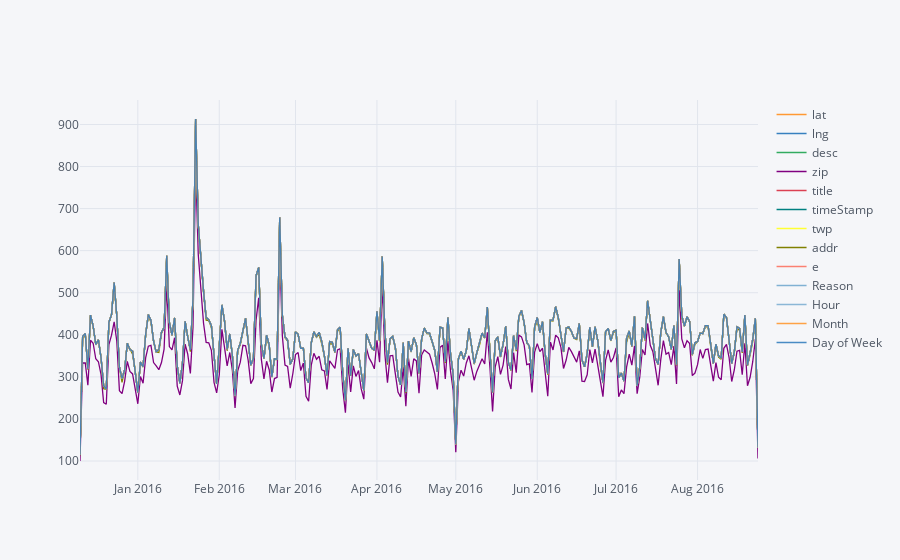

The notebook cell this image was saved under:
### Markdown cell above
** Now groupby this Date column with the count() aggregate and create a plot of counts of 911 calls.**

### Code cell
df.groupby('Date').count().iplot()

### Figure 1 — Plotly figure (JSON) as saved in the notebook; plotly's stock layout.template omitted (floating-point values rounded to 4 significant figures; data arrays with more than 128 entries replaced by an {"elided": "..."} marker saying what was removed)
{"data": [{"line": {"color": "rgba(255, 153, 51, 1.0)", "dash": "solid", "width": 1.3}, "mode": "lines", "name": "lat", "text": "", "type": "scatter", "x": {"elided": "259 str values"}, "y": {"elided": "259 int values"}}, {"line": {"color": "rgba(55, 128, 191, 1.0)", "dash": "solid", "width": 1.3}, "mode": "lines", "name": "lng", "text": "", "type": "scatter", "x": {"elided": "259 str values"}, "y": {"elided": "259 int values"}}, {"line": {"color": "rgba(50, 171, 96, 1.0)", "dash": "solid", "width": 1.3}, "mode": "lines", "name": "desc", "text": "", "type": "scatter", "x": {"elided": "259 str values"}, "y": {"elided": "259 int values"}}, {"line": {"color": "rgba(128, 0, 128, 1.0)", "dash": "solid", "width": 1.3}, "mode": "lines", "name": "zip", "text": "", "type": "scatter", "x": {"elided": "259 str values"}, "y": {"elided": "259 int values"}}, {"line": {"color": "rgba(219, 64, 82, 1.0)", "dash": "solid", "width": 1.3}, "mode": "lines", "name": "title", "text": "", "type": "scatter", "x": {"elided": "259 str values"}, "y": {"elided": "259 int values"}}, {"line": {"color": "rgba(0, 128, 128, 1.0)", "dash": "solid", "width": 1.3}, "mode": "lines", "name": "timeStamp", "text": "", "type": "scatter", "x": {"elided": "259 str values"}, "y": {"elided": "259 int values"}}, {"line": {"color": "rgba(255, 255, 51, 1.0)", "dash": "solid", "width": 1.3}, "mode": "lines", "name": "twp", "text": "", "type": "scatter", "x": {"elided": "259 str values"}, "y": {"elided": "259 int values"}}, {"line": {"color": "rgba(128, 128, 0, 1.0)", "dash": "solid", "width": 1.3}, "mode": "lines", "name": "addr", "text": "", "type": "scatter", "x": {"elided": "259 str values"}, "y": {"elided": "259 int values"}}, {"line": {"color": "rgba(251, 128, 114, 1.0)", "dash": "solid", "width": 1.3}, "mode": "lines", "name": "e", "text": "", "type": "scatter", "x": {"elided": "259 str values"}, "y": {"elided": "259 int values"}}, {"line": {"color": "rgba(128, 177, 211, 1.0)", "dash": "solid", "width": 1.3}, "mode": "lines", "name": "Reason", "text": "", "type": "scatter", "x": {"elided": "259 str values"}, "y": {"elided": "259 int values"}}, {"line": {"color": "rgba(128, 177, 211, 0.89999999999999991)", "dash": "solid", "width": 1.3}, "mode": "lines", "name": "Hour", "text": "", "type": "scatter", "x": {"elided": "259 str values"}, "y": {"elided": "259 int values"}}, {"line": {"color": "rgba(255, 153, 51, 0.89999999999999991)", "dash": "solid", "width": 1.3}, "mode": "lines", "name": "Month", "text": "", "type": "scatter", "x": {"elided": "259 str values"}, "y": {"elided": "259 int values"}}, {"line": {"color": "rgba(55, 128, 191, 0.89999999999999991)", "dash": "solid", "width": 1.3}, "mode": "lines", "name": "Day of Week", "text": "", "type": "scatter", "x": {"elided": "259 str values"}, "y": {"elided": "259 int values"}}], "layout": {"legend": {"bgcolor": "#F5F6F9", "font": {"color": "#4D5663"}}, "paper_bgcolor": "#F5F6F9", "plot_bgcolor": "#F5F6F9", "titlefont": {"color": "#4D5663"}, "xaxis1": {"gridcolor": "#E1E5ED", "showgrid": true, "tickfont": {"color": "#4D5663"}, "title": "", "titlefont": {"color": "#4D5663"}, "zerolinecolor": "#E1E5ED"}, "yaxis1": {"gridcolor": "#E1E5ED", "showgrid": true, "tickfont": {"color": "#4D5663"}, "title": "", "titlefont": {"color": "#4D5663"}, "zerolinecolor": "#E1E5ED"}}}
